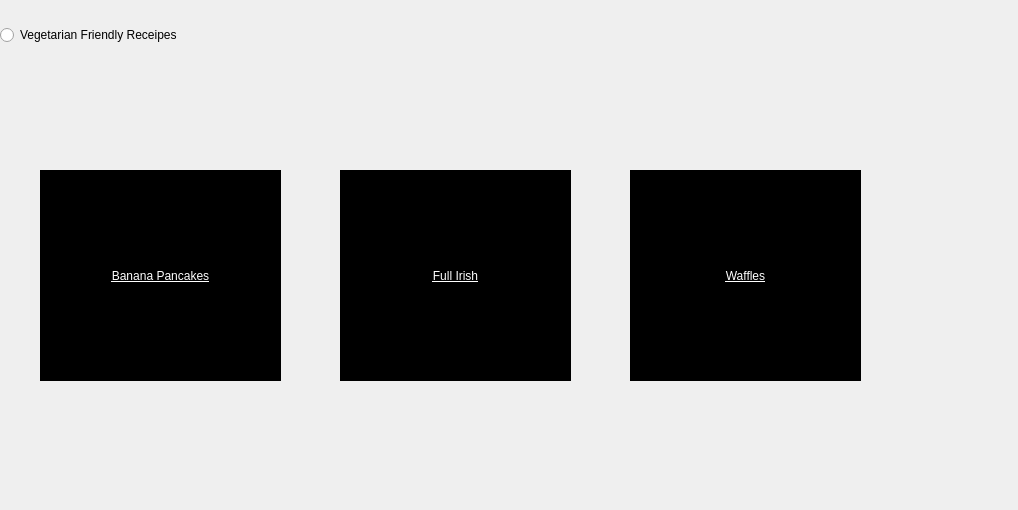
<?xml version="1.0" encoding="UTF-8"?>
<ui version="4.0">
 <class>wdg</class>
 <widget class="QDialog" name="wdg">
  <property name="geometry">
   <rect>
    <x>0</x>
    <y>0</y>
    <width>1018</width>
    <height>510</height>
   </rect>
  </property>
  <property name="windowTitle">
   <string>Dialog</string>
  </property>
  <widget class="QWidget" name="gridLayoutWidget">
   <property name="geometry">
    <rect>
     <x>0</x>
     <y>0</y>
     <width>228</width>
     <height>71</height>
    </rect>
   </property>
   <layout class="QGridLayout" name="gridLayout_3">
    <item row="0" column="0">
     <widget class="QRadioButton" name="radioButton">
      <property name="text">
       <string>Vegetarian Friendly Receipes </string>
      </property>
     </widget>
    </item>
   </layout>
  </widget>
  <widget class="QPushButton" name="pancake">
   <property name="geometry">
    <rect>
     <x>40</x>
     <y>170</y>
     <width>241</width>
     <height>211</height>
    </rect>
   </property>
   <property name="styleSheet">
    <string notr="true">#pancake{
	
	font: 700 18pt &quot;Segoe UI&quot;;
	text-decoration: underline;
    color: rgb(255, 255, 255);
background-color: rgb(0, 0, 0);
border-image: url(:/QTImages/pancake.jpg);
background: rgb(0, 0, 0);
border: rgb(0, 0, 0);

}</string>
   </property>
   <property name="text">
    <string>Banana Pancakes</string>
   </property>
  </widget>
  <widget class="QPushButton" name="Gone">
   <property name="geometry">
    <rect>
     <x>340</x>
     <y>170</y>
     <width>231</width>
     <height>211</height>
    </rect>
   </property>
   <property name="styleSheet">
    <string notr="true">#Gone{
	
	font: 700 18pt &quot;Segoe UI&quot;;
	text-decoration: underline;
    color: rgb(255, 255, 255);
background-color: rgb(0, 0, 0);
border-image: url(:/QTImages/fry.jpg);
background: rgb(0, 0, 0);
border: rgb(0, 0, 0);
}</string>
   </property>
   <property name="text">
    <string>Full Irish</string>
   </property>
  </widget>
  <widget class="QPushButton" name="waffles">
   <property name="geometry">
    <rect>
     <x>630</x>
     <y>170</y>
     <width>231</width>
     <height>211</height>
    </rect>
   </property>
   <property name="styleSheet">
    <string notr="true">#waffles{
	
	font: 700 18pt &quot;Segoe UI&quot;;
	text-decoration: underline;
    color: rgb(255, 255, 255);
background-color: rgb(0, 0, 0);
border-image: url(:/QTImages/Waffles.jpg);
background: rgb(0, 0, 0);
border: rgb(0, 0, 0);
}</string>
   </property>
   <property name="text">
    <string>Waffles</string>
   </property>
  </widget>
  <widget class="QLabel" name="background">
   <property name="geometry">
    <rect>
     <x>0</x>
     <y>-30</y>
     <width>1021</width>
     <height>711</height>
    </rect>
   </property>
   <property name="styleSheet">
    <string notr="true">#background{
border-image: url(:/QTImages/Background.jpg);
}</string>
   </property>
   <property name="text">
    <string/>
   </property>
  </widget>
  <zorder>background</zorder>
  <zorder>gridLayoutWidget</zorder>
  <zorder>pancake</zorder>
  <zorder>Gone</zorder>
  <zorder>waffles</zorder>
 </widget>
 <resources/>
 <connections/>
</ui>
